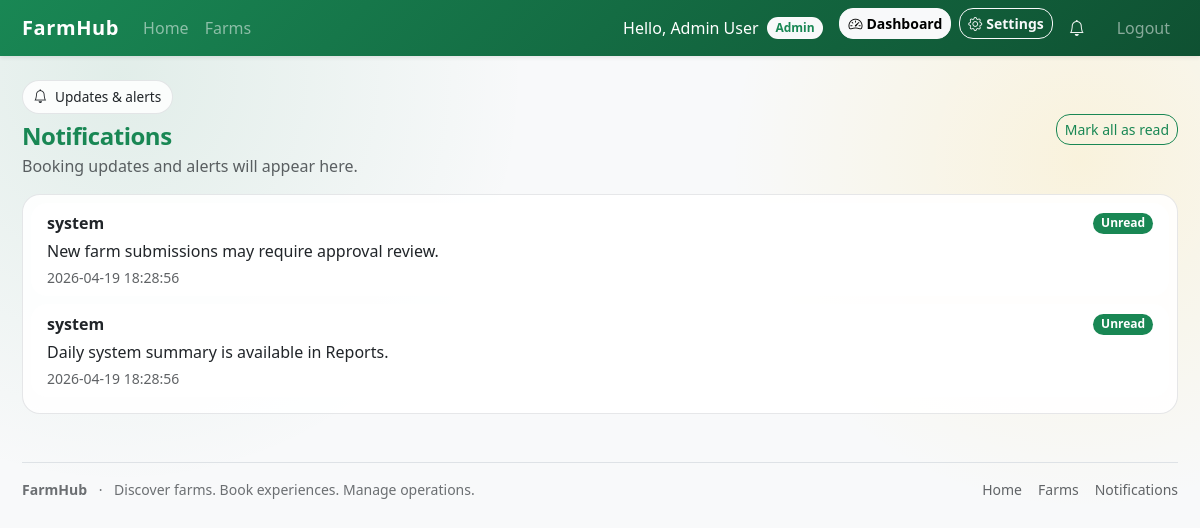
The app's page /public/notifications (signed in) with its own data.
### tables this page shows
CREATE TABLE IF NOT EXISTS notifications (
  id INT UNSIGNED AUTO_INCREMENT PRIMARY KEY,
  user_id INT UNSIGNED NOT NULL,
  type ENUM('booking','reminder','owner_alert','system') NOT NULL DEFAULT 'booking',
  message TEXT NOT NULL,
  is_read TINYINT(1) NOT NULL DEFAULT 0,
  read_at TIMESTAMP NULL DEFAULT NULL,
  created_at TIMESTAMP NOT NULL DEFAULT CURRENT_TIMESTAMP,
  INDEX idx_notifications_user (user_id),
  CONSTRAINT fk_notifications_user
    FOREIGN KEY (user_id) REFERENCES users(id)
    ON DELETE RESTRICT
    ON UPDATE CASCADE
);

### app/controllers/NotificationController.php (called while the page is built, shortened)
<?php
class NotificationController extends BaseController
{
    public function index(): void
    {
        $user = $this->user();
        $notifModel = new Notification();
        $notifications = $notifModel->getForUser((int)$user['id'], 50, 0);
        $this->view('notifications/index', ['notifications' => $notifications]);
    }
}

### core/Router.php (called while the page is built, shortened)
<?php
class Router
{
    private array $routes = [
        'GET' => [],
        'POST' => [],
    ];
    public function get(string $path, string $handler): void
    {
        $this->routes['GET'][$this->normalize($path)] = $handler;
    }
    public function post(string $path, string $handler): void
    {
        $this->routes['POST'][$this->normalize($path)] = $handler;
    }
    public function dispatch(string $uri, string $method): void
    {
        $rawPath = parse_url($uri, PHP_URL_PATH) ?? '/';
        $publicPos = strrpos($rawPath, '/public');
        if ($publicPos !== false) {
            $path = substr($rawPath, $publicPos + strlen('/public'));
        } else {
            $path = $rawPath;
        }
        $path = $this->normalize($path);
        $method = strtoupper($method);
        $handler = $this->routes[$method][$path] ?? null;
        [$controllerName, $action] = explode('@', $handler);
        $controller = new $controllerClass();
        $controller->$action();
    }
    private function normalize(string $path): string
    {
        $path = rtrim($path, '/');
        return $path === '' ? '/' : $path;
    }
}

### public/index.php (called while the page is built, shortened)
<?php
require_once dirname(__DIR__) . '/core/bootstrap.php';
$router = new Router();
$router->get('/', 'HomeController@index');
$router->get('/farms', 'FarmController@index');
$router->get('/farm/view', 'FarmController@show');
$router->post('/search/farms', 'FarmController@search');
$router->post('/favorite/toggle', 'FarmController@toggleFavorite');
$router->get('/visitor/favorites', 'FarmController@favorites');
$router->get('/login', 'AuthController@showLogin');
$router->post('/login', 'AuthController@login');
$router->get('/register', 'AuthController@showRegister');
$router->post('/register', 'AuthController@register');
$router->get('/logout', 'AuthController@logout');
$router->get('/booking/availability', 'BookingController@availability');
$router->post('/booking/create', 'BookingController@create');
$router->post('/booking/update-status', 'BookingController@updateStatus');
$router->post('/booking/cancel', 'BookingController@cancel');
$router->get('/dashboard/owner', 'OwnerDashboardController@index');
$router->get('/dashboard/owner/bookings', 'OwnerDashboardController@bookings');
$router->get('/dashboard/admin', 'AdminDashboardController@index');
$router->get('/dashboard/visitor', 'VisitorDashboardController@index');
$router->get('/visitor/bookings', 'VisitorDashboardController@bookings');
$router->get('/owner/farms', 'OwnerFarmController@index');
$router->get('/owner/farm/create', 'OwnerFarmController@create');
$router->post('/owner/farm/store', 'OwnerFarmController@store');
$router->get('/owner/farm/edit', 'OwnerFarmController@edit');
$router->post('/owner/farm/update', 'OwnerFarmController@update');
$router->post('/owner/farm/delete', 'OwnerFarmController@delete');
$router->post('/owner/farm/image/delete', 'OwnerFarmController@deleteImage');
$router->get('/owner/farm/activities', 'OwnerActivityController@index');
$router->get('/owner/farm/activity/create', 'OwnerActivityController@create');
$router->post('/owner/farm/activity/store', 'OwnerActivityController@store');
$router->get('/owner/farm/activity/edit', 'OwnerActivityController@edit');
$router->post('/owner/farm/activity/update', 'OwnerActivityController@update');
$router->post('/owner/farm/activity/delete', 'OwnerActivityController@delete');
$router->get('/owner/farm/schedules', 'OwnerScheduleController@index');
$router->get('/owner/farm/schedule/create', 'OwnerScheduleController@create');
$router->post('/owner/farm/schedule/store', 'OwnerScheduleController@store');
$router->get('/owner/farm/schedule/edit', 'OwnerScheduleController@edit');
$router->post('/owner/farm/schedule/update', 'OwnerScheduleController@update');
$router->post('/owner/farm/schedule/delete', 'OwnerScheduleController@delete');
$router->get('/notifications', 'NotificationController@index');
$router->post('/notifications/mark-read', 'NotificationController@markRead');
$router->get('/notifications/unread-count', 'NotificationController@unreadCount');
$router->get('/settings', 'SettingsController@index');
$router->post('/settings', 'SettingsController@update');
$router->get('/admin/farms', 'AdminFarmController@index');
$router->post('/admin/farms/update-status', 'AdminFarmController@updateStatus');
$router->get('/admin/users', 'AdminUserController@index');
$router->post('/admin/users/update-role', 'AdminUserController@updateRole');
$router->post('/admin/users/toggle-status', 'AdminUserController@toggleStatus');
$router->get('/admin/reports', 'AdminReportController@index');
$router->post('/admin/reports/generate', 'AdminReportController@generate');
$router->get('/admin/activity', 'AdminActivityController@index');
$router->get('/admin/alerts', 'AdminAlertController@index');
$router->dispatch($_SERVER['REQUEST_URI'], $_SERVER['REQUEST_METHOD']);

### core/bootstrap.php (called while the page is built, shortened)
<?php
spl_autoload_register(function (string $class): void {
    $prefixes = [
        'Core\\' => dirname(__DIR__) . '/core/',
        'Controllers\\' => dirname(__DIR__) . '/app/controllers/',
        'Models\\' => dirname(__DIR__) . '/app/models/',
    ];
    foreach ($prefixes as $prefix => $baseDir) {
        $len = strlen($prefix);
        if (strncmp($class, $prefix, $len) !== 0) {
            continue;
        }
        $relativeClass = substr($class, $len);
        $file = $baseDir . str_replace('\\', '/', $relativeClass) . '.php';
        if (file_exists($file)) {
            return;
        }
    }
});
require_once dirname(__DIR__) . '/core/helpers.php';

### config/database.php (called while the page is built, shortened)
<?php
return [
    'host' => 'localhost',
    'dbname' => 'farmhub',
    'user' => 'root',
    'password' => '',
];

### core/Database.php (called while the page is built, shortened)
<?php
class Database
{
    private static ?PDO $instance = null;
    public static function getInstance(): PDO
    {
        if (self::$instance === null) {
            $config = require dirname(__DIR__) . '/config/database.php';
            $dsn = sprintf(
                'mysql:host=%s;dbname=%s;charset=utf8mb4',
                $config['host'],
                $config['dbname']
            );
            try {
                self::$instance = new PDO($dsn, $config['user'], $config['password'], [
                    PDO::ATTR_ERRMODE => PDO::ERRMODE_EXCEPTION,
                    PDO::ATTR_DEFAULT_FETCH_MODE => PDO::FETCH_ASSOC,
                    PDO::ATTR_EMULATE_PREPARES => false,
                ]);
            } catch (PDOException $e) {
                error_log('Database connection error: ' . $e->getMessage());
                http_response_code(500);
                echo 'Database connection error.';
                exit;
            }
        }
        return self::$instance;
    }
}

### core/BaseModel.php (called while the page is built, shortened)
<?php
abstract class BaseModel
{
    public function __construct()
    {
        $this->db = Database::getInstance();
    }
}

### app/models/Notification.php (called while the page is built, shortened)
<?php
class Notification extends BaseModel
{
    public function getForUser(int $userId, int $limit = 20, int $offset = 0): array
    {
        $stmt = $this->db->prepare(
            'SELECT * FROM notifications
             WHERE user_id = :user_id
             ORDER BY created_at DESC
             LIMIT :limit OFFSET :offset'
        );
        $stmt->bindValue(':user_id', $userId, PDO::PARAM_INT);
        $stmt->bindValue(':limit', $limit, PDO::PARAM_INT);
        $stmt->bindValue(':offset', $offset, PDO::PARAM_INT);
        $stmt->execute();
        return $stmt->fetchAll(PDO::FETCH_ASSOC);
    }
}

### core/helpers.php (called while the page is built, shortened)
<?php
function e(string $value): string
{
    return htmlspecialchars($value, ENT_QUOTES, 'UTF-8');
}

### app/views/notifications/index.php (the view, shortened to what this page needs)
<div class="d-flex justify-content-between align-items-center mb-3">
    <div>
        <div class="fh-chip d-inline-flex align-items-center gap-2 mb-2">
            <i class="bi bi-bell"></i>
            <span>Updates & alerts</span>
        </div>
        <h1 class="h4 fw-bold text-success mb-1 fh-section-title">Notifications</h1>
        <p class="fh-muted mb-0">Booking updates and alerts will appear here.</p>
    </div>
    <button id="mark-read" class="btn btn-outline-success btn-sm">Mark all as read</button>
</div>
<?php if (!empty($notifications)): ?>
    <div class="list-group fh-card-soft p-2">
        <?php foreach ($notifications as $n): ?>
            <?php $isRead = ((int)($n['is_read'] ?? 0) === 1); ?>
            <div class="list-group-item d-flex flex-column gap-1 border-0 rounded-4 mb-2 <?= $isRead ? '' : 'border border-success' ?>">
                <div class="d-flex justify-content-between align-items-center gap-3">
                    <div class="fw-semibold">
                        <?= e((string)($n['type'] ?? 'booking')) ?>
                    </div>
                    <?php if (!$isRead): ?>
                        <span class="badge text-bg-success">Unread</span>
                    <?php endif; ?>
                </div>
                <div><?= e((string)($n['message'] ?? '')) ?></div>
                <div class="fh-muted small">
                    <?= e((string)($n['created_at'] ?? '')) ?>
                </div>
            </div>
        <?php endforeach; ?>
    </div>
<?php else: ?>
    <div class="fh-card-soft p-4">
        No notifications yet.
    </div>
<?php endif; ?>

### public/assets/css/style.css (style rules this page uses)
:root { --fh-radius: 18px; --fh-radius-sm: 14px; --fh-shadow: 0 10px 30px rgba(16, 24, 40, 0.10); --fh-shadow-sm: 0 6px 18px rgba(16, 24, 40, 0.10); --fh-border: rgba(16, 24, 40, 0.10); }
html, body { height: 100%; }
body { font-family: system-ui, -apple-system, BlinkMacSystemFont, "Segoe UI", sans-serif; background: radial-gradient(900px circle at 10% 10%, rgba(25, 135, 84, 0.10), transparent 45%), radial-gradient(700px circle at 90% 20%, rgba(255, 193, 7, 0.12), transparent 50%), #f7f8fa; }
.fh-card-soft { border: 1px solid var(--fh-border) !important; border-radius: var(--fh-radius) !important; background: rgba(255, 255, 255, 0.88); }
.fh-section-title { letter-spacing: -0.02em; }
.fh-muted { color: rgba(33, 37, 41, 0.72) !important; }
.fh-chip { border: 1px solid var(--fh-border); background: rgba(255, 255, 255, 0.85); border-radius: 999px; padding: 0.35rem 0.65rem; font-size: 0.85rem; }
.btn { border-radius: 14px; }
.badge { border-radius: 999px; }

### records on screen
notifications: type "system", is_read "Unread", message "New farm submissions may require approval review.", created_at "2026-04-19 18:28:56"
notifications: type "system", is_read "Unread", message "Daily system summary is available in Reports.", created_at "2026-04-19 18:28:56"

### other values on screen
$_SESSION['user']['name'] "Admin User"
$role "Admin"
